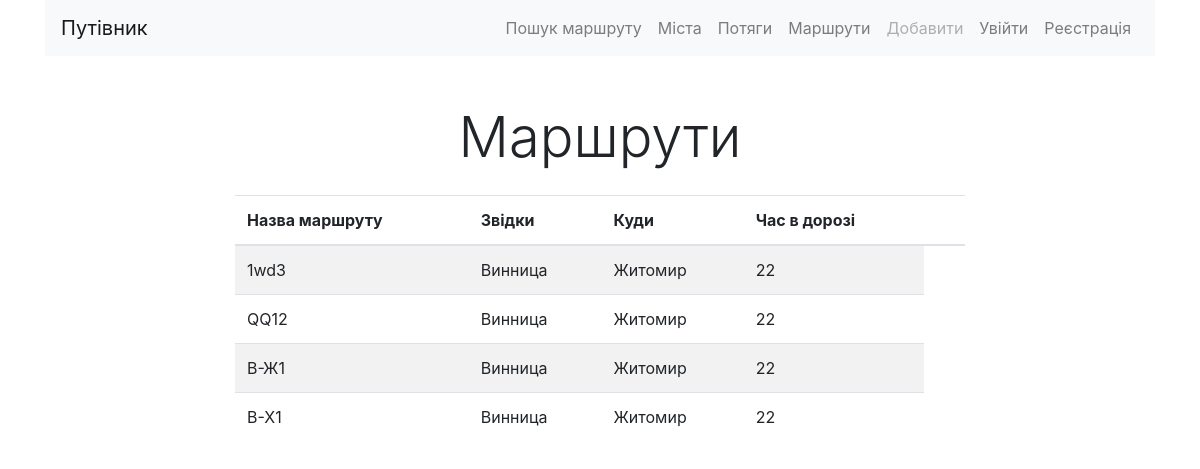
The page /list/ on the database as committed earlier.
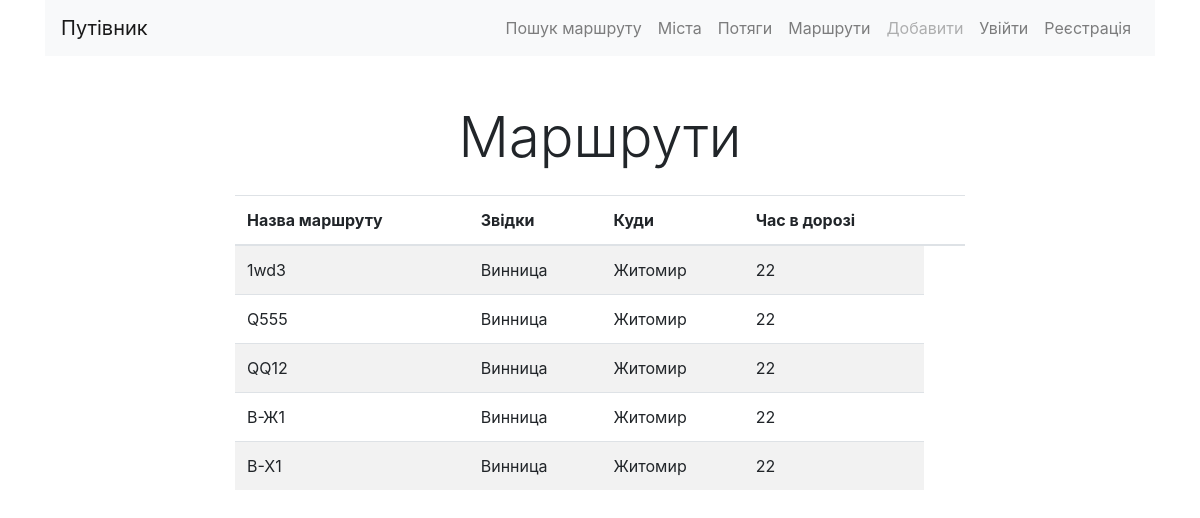
The same page on the database as committed later.
### routes/models.py (models this page shows, shortened)
class Route(models.Model):
    name = models.CharField(max_length=100,
                            verbose_name='Назва маршруту', unique=True)
    from_city = models.CharField(max_length=100,
                                 verbose_name='Звідки')
    to_city = models.CharField(max_length=100,
                               verbose_name='Куди')
    trains = models.ManyToManyField(Train, blank=True,
                                    verbose_name='Список потягів')
    travel_times = models.IntegerField(verbose_name='Час в дорозі')
    class Meta:
        verbose_name = 'Маршрут'
        verbose_name_plural = 'Маршрути'
        ordering = ['name']

### routes/views.py (the view)
# urls.py: path('list/', RouteListView.as_view(), name='list'),
class RouteListView(ListView):
    queryset = Route.objects.all()
    context_object_name = 'objects_list'
    template_name = 'routes/list.html'

### routes/templates/routes/list.html (shortened to what this page needs)
{% extends "base.html" %}
{% block content%}
    <h1 class="display-4 text-center my-4">Маршрути</h1>
    <div class="row ">
        <div class='col-md-8 mx-auto'>
            <table class="table table-striped">
                <thead>
                <tr>
                    <th> Назва маршруту</th>
                    <th> Звідки</th>
                    <th> Куди</th>
                    <th> Час в дорозі</th>
                    <th> &nbsp;</th>
                </tr>
                </thead>
                <tbody>
                {% for object in objects_list%}
                    <tr>
                        <td>{{object.name}}</td>
                        <td>{{object.from_city}}</td>
                        <td>{{object.to_city}}</td>
                        <td>{{object.travel_times}}</td>
                    </tr>
                {% endfor %}
                </tbody>
            </table>
        </div>
    </div>
{% endblock%}

Rows that differ between the two databases and show on the page:
added Route: name "Q555", from_city "Винница", to_city "Житомир", travel_times "22"
